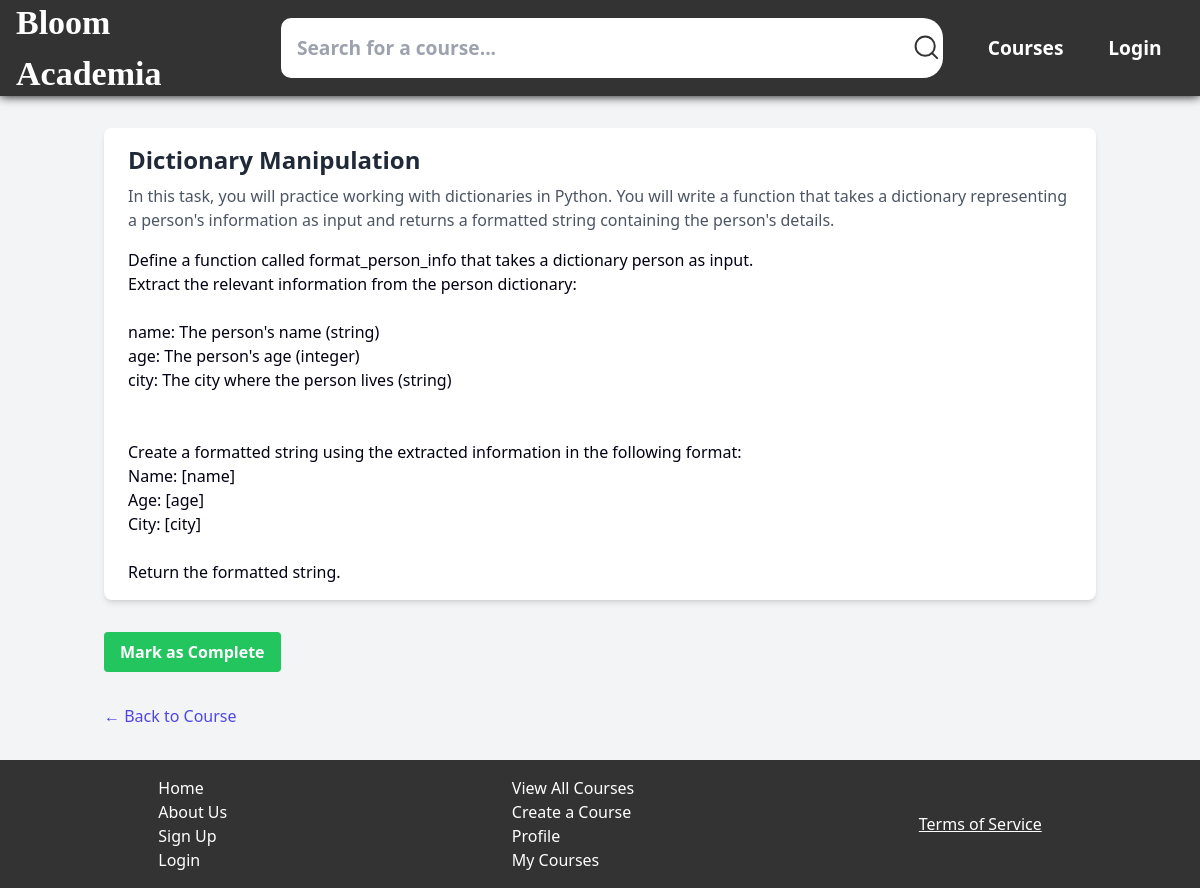
Screenshot of /courses/4/tasks/5 (signed in) with the database file from the repository.
### tables this page shows
CREATE TABLE course_tasks (tid INTEGER PRIMARY KEY AUTOINCREMENT, cid INTEGER REFERENCES courses(cid), task_title TEXT, task_description TEXT, task_content TEXT, completed INTEGER);

### app.py (the view)
@app.route('/courses/<int:cid>/tasks/<int:tid>', methods=['GET', 'POST'])
def view_task(cid, tid):
    if not session:
        return redirect(url_for('login'))
    user_id = session['user_id']
    with db.connect(db_path) as conn:
        task = db.get_task(conn, tid)
        course = db.get_course(conn, cid)
        is_completed = db.is_task_completed(conn, user_id, cid, tid)
    if request.method == 'POST':
        db.mark_task_as_complete(conn, user_id, cid, tid)
        return redirect(url_for('view_course', cid=cid))
    return render_template('course-pages/task.html', task=task, course=course, is_completed=is_completed, cid=cid, tid=tid)

### modules/db_functions.py (called while the page is built)
def connect(db_path):
    return sqlite3.connect(db_path)

def get_course(conn, cid):
    c = conn.cursor()
    c.execute("SELECT cname, description, course_image, cid, uid FROM courses WHERE cid = ?", (cid,))
    return c.fetchone()

def get_task(conn, tid):
    c = conn.cursor()
    c.execute("SELECT tid, task_title, task_description, task_content FROM course_tasks WHERE tid = ?", (tid,))
    return c.fetchone()

def is_task_completed(conn, user_id, course_id, task_id):
    c = conn.cursor()
    c.execute("""
    SELECT COUNT(*) FROM completed_tasks
    WHERE user_id = ? AND course_id = ? AND task_id = ?
    """, (user_id, course_id, task_id))
    return c.fetchone()[0] > 0

### templates/course-pages/task.html (shortened to what this page needs)
<!DOCTYPE html>
<html lang="en">
<head>
    <link rel="stylesheet" href="{{ url_for('static', filename='css/style.css') }}">
    <script src="https://cdn.tailwindcss.com"></script>
</head>
<body class="bg-gray-100 font-sans">
    <header>
        <a href="{{ url_for('home') }}"><h1>Bloom Academia</h1></a>
        <nav>
            <form id="search-bar" class="nav-item" method="POST" action="{{ url_for('search_course') }}">
                <input id="search-bar-input" class="text-black" type="text" name="search-bar-input" placeholder="Search for a course...">
                <button id="search-bar-btn" type="submit" name="search-bar-btn">
                </button>
            </form>
            <a class="nav-item" href="{{ url_for('list_courses') }}">Courses</a>
            {% if name %}
                <a class="nav-item" href="{{ url_for('profile') }}">Account</a>
            {% else %}
                <a class="nav-item" href="{{ 'login' }}">Login</a>
            {% endif %}
        </nav>
    </header>
    <main class="container mx-auto px-4 py-8">
        <div class="bg-white shadow-md rounded-lg overflow-hidden">
            <div class="px-6 py-4">
                <h2 class="text-2xl font-bold text-gray-800 mb-2">{{ task[1] }}</h2>
                <p class="text-gray-600 mb-4">{{ task[2] }}</p>
                <div class="prose max-w-none">
                    {{ task[3]|safe }}
                </div>
            </div>
        </div>
        <div class="mt-8">
            {% if is_completed %}
                <p class="text-green-600 font-bold">You have completed this task!</p>
            {% else %}
                <form action="{{ url_for('view_task', cid=cid, tid=tid) }}" method="post">
                    <button type="submit" class="bg-green-500 hover:bg-green-600 text-white font-bold py-2 px-4 rounded">
                        Mark as Complete
                    </button>
                </form>
            {% endif %}
        </div>
        <a href="{{ url_for('view_course', cid=cid) }}" class="inline-block mt-8 text-indigo-600 hover:text-indigo-800">
            &larr; Back to Course
        </a>
    </main>
    <footer>
        <li id="footer-l1" class="footer-item">
            <a href="{{ url_for('home') }}">Home</a>
            <a href="{{ url_for('about') }}">About Us</a>
            <a href="{{ url_for('register') }}">Sign Up</a>
            <a href="{{ url_for('login') }}">Login</a>
        </li>
        <li id="footer-l2" class="footer-item">
            <a href="#">View All Courses</a>
            <a href="{{ url_for('create_course') }}">Create a Course</a>
            <a href="{{ url_for('profile') }}">Profile</a>
            <a href="{{ url_for('profile') }}">My Courses</a>
        </li>
        <li id="footer-l4" class="footer-item">
            <button id="tos-btn" onclick="showTOS()">Terms of Service</button>
        </li>
    </footer>
</body>
</html>

### static/css/style.css (style rules this page uses)
* { padding: 0; margin: 0; box-sizing: border-box; }
a { text-decoration: none; }
html, body { height: 100%; width: 100%; }
body { background-color: var(--bg); color: var(--text); background-image: url("root/static/images/wave-haikei.png"); color: #020113; font-family: 'Segoe UI', Tahoma, Geneva, Verdana, sans-serif; }
p { color: black; }
header { height: 10%; width: 100%; display: flex; align-items: center; justify-content: space-around; padding: 3rem 1rem; box-shadow: 0 0 10px 0 black; background-color: #333333; }
header h1 { font-size: 2.125rem !important; font-weight: 600 !important; }
nav { display: flex; flex-direction: row; align-items: center; justify-content: space-evenly; }
nav a { color: var(--secondary); }
nav .nav-item { margin: 0 1.4rem; color: white; font-weight: bold; font-size: larger; }
#search-bar { display: flex; flex-direction: row; }
#search-bar-input { padding: 1rem; padding-right: 20rem; border: none; border-radius: 10px 0 0 10px; background-color: #ffffff; }
#search-bar-btn { display: flex; align-items: center; border: none; border-radius: 0 20px 20px 0; background-color: #ffffff; transition: 0.5s; cursor: pointer; }
h1 { color: white; font-family: ui-monospace; }
footer { display: flex; align-items: center; justify-content: space-around; padding: 1rem; background-color: #333333; color: white; }
footer .footer-item { display: flex; flex-direction: column; }
footer .footer-item a { color: white; }
#tos-btn { border: none; background: none; color: white; text-decoration: underline; cursor: pointer; }

### rows the page displays
course_tasks: task_title "Dictionary Manipulation", task_description "In this task, you will practice working with dictionaries in Python. You will write a function that takes a dictionary representing a person's information as input and returns a formatted string containing the person's details.", task_content "Define a function called format_person_info that takes a dictionary person as input. Extract the relevant information from the person dictionary: name: The person's name (string) age: The person's age (integer) city: The city where the person lives (string) Create a formatted string using the extracted information in the following format: Name: [name] Age: [age] City: [city] Return the formatted string."
